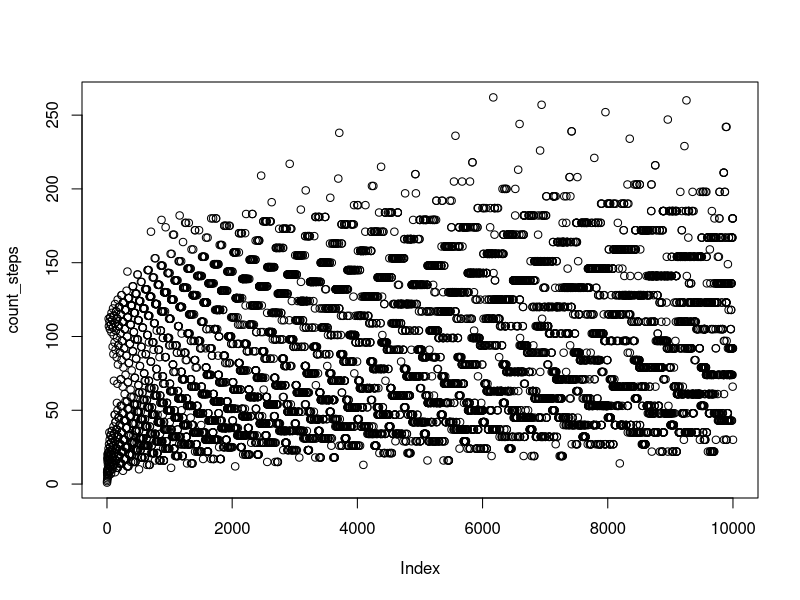

Recreate this plot in R.
collatz <- function(n) {
  seq <- c(n)
  while (n > 1) {
    if (n %% 2 == 0) {
      n <- n / 2
    } else {
      n <- 3*n + 1
    }
    seq <- c(seq, n)
  }
  return(length(seq))
}

vec = c(1:10000)
count_steps = sapply(vec, collatz)
plot(
  count_steps,
  type="p"
)
